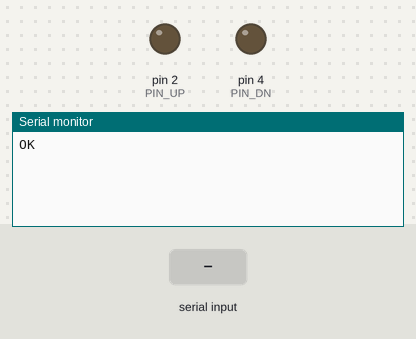
This sketch was run on a simulated Arduino Uno, built with avr-gcc and run on an emulated ATmega328P. Parts: output pins drawn as LEDs (lit = HIGH), the last lines printed to the serial monitor. The test bench sets the inputs (shaded band).

Above: at 1.2 s.
1.3 s: "MODE=\n" received over Serial
At 2.5 s:
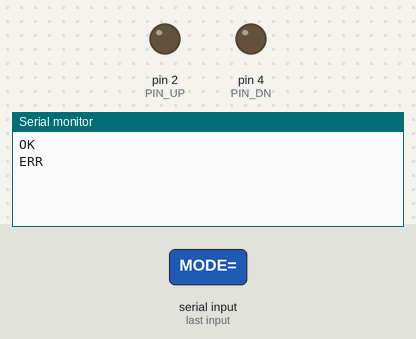
2.8 s: "PING\n" received over Serial
At 3.8 s:
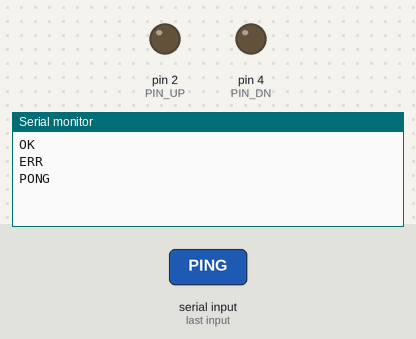

The sketch:

ShockerDevice_Arduino.ino
```cpp
/*
title: "Shock Device Controller for Electric Shock Avoidance Assay"
author: "Babur Erdem"
date: "2025-09-22"
update date: "2025-09-22"
*/

#include <Arduino.h>
#include <string.h>

const uint8_t PIN_UP = 2;
const uint8_t PIN_DN = 4;

char line[48]; uint8_t llen = 0;

inline void apply(char s){
  digitalWrite(PIN_UP, (s=='U'||s=='A') ? HIGH : LOW);
  digitalWrite(PIN_DN, (s=='D'||s=='A') ? HIGH : LOW);
}

void setup(){
  pinMode(PIN_UP, OUTPUT);
  pinMode(PIN_DN, OUTPUT);
  apply('N');
  Serial.begin(115200);
  Serial.println(F("OK"));
}

void handle_line(){
  if (strncmp(line, "MODE=", 5) == 0) {
    char s = line[5];
    if (s=='U'||s=='D'||s=='A'||s=='N') { apply(s); Serial.println(F("OK")); return; }
  }
  if (strncmp(line, "PING", 4) == 0) { Serial.println(F("PONG")); return; }
  if (line[0]=='X') { apply('N'); Serial.println(F("OK")); return; }
  Serial.println(F("ERR"));
}

void loop(){
  while (Serial.available()){
    char c = Serial.read();
    if (c=='\n'){
      if (llen >= sizeof(line)) llen = sizeof(line)-1;
      line[llen] = '\0'; llen = 0;
      handle_line();
    } else if (c!='\r' && llen < sizeof(line)-1){
      line[llen++] = c;
    }
  }
}
```

Measured:
- after the input at 1.3 s, the serial monitor: prints a new line at once (image 1)
- after the input at 2.8 s, the serial monitor: prints a new line at once (image 2)
